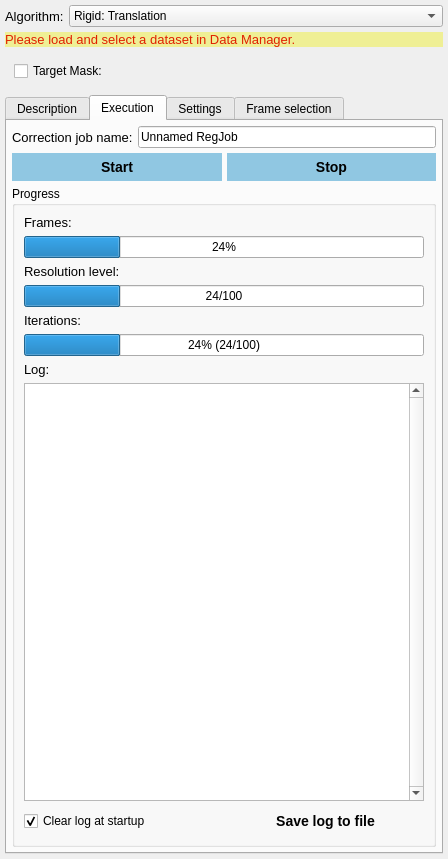
<?xml version="1.0" encoding="UTF-8"?>
<ui version="4.0">
 <class>FrameRegistrationControls</class>
 <widget class="QWidget" name="FrameRegistrationControls">
  <property name="geometry">
   <rect>
    <x>0</x>
    <y>0</y>
    <width>408</width>
    <height>859</height>
   </rect>
  </property>
  <property name="styleSheet">
   <string notr="true">QPushButton
{
    font: Roboto;
    font: bold;
    font-size: 14px;
 /*   color: #FFF;*/
    background-color: transparent;
    border: 0px;
    padding: 6px;
}
QPushButton:disabled
{
   color: #595B5C;
}

QPushButton:hover
{
    background-color:rgba(0,0,0,20%);
}
QLabel
{
    font: Roboto;
/*    font: bold;*/
    font-size: 10pt;
/*    color: #FFF; */
}

QSpinBox, QSpinBox::before
{
    background-color: transparent;
    font: Roboto;
    font: normal;
    font-size: 10pt;
    color: #FFF; 
    border:0px;
}</string>
  </property>
  <layout class="QVBoxLayout" name="verticalLayout">
   <property name="spacing">
    <number>5</number>
   </property>
   <property name="leftMargin">
    <number>5</number>
   </property>
   <property name="topMargin">
    <number>5</number>
   </property>
   <property name="rightMargin">
    <number>5</number>
   </property>
   <property name="bottomMargin">
    <number>5</number>
   </property>
   <item>
    <layout class="QHBoxLayout" name="horizontalLayout_3">
     <item>
      <widget class="QLabel" name="label_PreRegistration">
       <property name="text">
        <string>Algorithm:</string>
       </property>
      </widget>
     </item>
     <item>
      <widget class="QComboBox" name="comboBox_Algorithm">
       <property name="sizePolicy">
        <sizepolicy hsizetype="Expanding" vsizetype="Fixed">
         <horstretch>0</horstretch>
         <verstretch>0</verstretch>
        </sizepolicy>
       </property>
       <item>
        <property name="text">
         <string>Rigid: Translation</string>
        </property>
       </item>
       <item>
        <property name="text">
         <string>Rigid: Translation + Euler Angles</string>
        </property>
       </item>
       <item>
        <property name="text">
         <string>Rigid: Translation + Euler Angles (Mutual Info, Multi Resolution)</string>
        </property>
       </item>
       <item>
        <property name="text">
         <string>Rigid: Translation + Euler Angles (Mutual Info)</string>
        </property>
       </item>
       <item>
        <property name="text">
         <string>Deformable: Level Set Motion (Multi Resolution)</string>
        </property>
       </item>
       <item>
        <property name="text">
         <string>Deformable: Level Set Motion</string>
        </property>
       </item>
       <item>
        <property name="text">
         <string>Deformable: Thiron's demons (Fast, Multi Resolution)</string>
        </property>
       </item>
       <item>
        <property name="text">
         <string>Deformable: Thiron's demons (Fast)</string>
        </property>
       </item>
       <item>
        <property name="text">
         <string>Deformable: Thiron's demons (Fast, Refined)</string>
        </property>
       </item>
       <item>
        <property name="text">
         <string>Deformable: Thiron's demons</string>
        </property>
       </item>
       <item>
        <property name="text">
         <string>Affine: Translation + Rotation + Scaling + Shearing</string>
        </property>
       </item>
      </widget>
     </item>
    </layout>
   </item>
   <item>
    <layout class="QVBoxLayout" name="verticalLayout_7">
     <item>
      <widget class="QLabel" name="label_TargetImage">
       <property name="styleSheet">
        <string notr="true">color: #E02000;
background-color: #efef95;</string>
       </property>
       <property name="text">
        <string>Please load and select a dataset in Data Manager.</string>
       </property>
      </widget>
     </item>
    </layout>
   </item>
   <item>
    <widget class="QWidget" name="groupMasks" native="true">
     <layout class="QHBoxLayout" name="horizontalLayout_4">
      <item>
       <widget class="QCheckBox" name="checkTargetMask">
        <property name="text">
         <string>Target Mask:</string>
        </property>
       </widget>
      </item>
      <item>
       <widget class="QLabel" name="m_lbTargetMaskName">
        <property name="text">
         <string/>
        </property>
       </widget>
      </item>
     </layout>
    </widget>
   </item>
   <item>
    <widget class="QTabWidget" name="m_tabs">
     <property name="enabled">
      <bool>true</bool>
     </property>
     <property name="minimumSize">
      <size>
       <width>200</width>
       <height>0</height>
      </size>
     </property>
     <property name="currentIndex">
      <number>1</number>
     </property>
     <property name="documentMode">
      <bool>false</bool>
     </property>
     <property name="tabsClosable">
      <bool>false</bool>
     </property>
     <property name="movable">
      <bool>false</bool>
     </property>
     <widget class="QWidget" name="m_tabSelection">
      <attribute name="title">
       <string>Description</string>
      </attribute>
      <layout class="QGridLayout" name="gridLayout_2">
       <property name="leftMargin">
        <number>5</number>
       </property>
       <property name="topMargin">
        <number>5</number>
       </property>
       <property name="rightMargin">
        <number>5</number>
       </property>
       <property name="bottomMargin">
        <number>5</number>
       </property>
       <property name="spacing">
        <number>5</number>
       </property>
       <item row="0" column="0">
        <widget class="QmitkAlgorithmProfileViewer" name="m_teAlgorithmDetails" native="true"/>
       </item>
      </layout>
     </widget>
     <widget class="QWidget" name="m_tabExecution">
      <attribute name="title">
       <string>Execution</string>
      </attribute>
      <layout class="QVBoxLayout" name="verticalLayout_2">
       <property name="spacing">
        <number>5</number>
       </property>
       <property name="leftMargin">
        <number>5</number>
       </property>
       <property name="topMargin">
        <number>5</number>
       </property>
       <property name="rightMargin">
        <number>5</number>
       </property>
       <property name="bottomMargin">
        <number>5</number>
       </property>
       <item>
        <layout class="QHBoxLayout" name="horizontalLayout_6">
         <item>
          <widget class="QLabel" name="label_9">
           <property name="text">
            <string>Correction job name:</string>
           </property>
          </widget>
         </item>
         <item>
          <widget class="QLineEdit" name="m_leRegJobName">
           <property name="toolTip">
            <string>Name of the resulting mapped image</string>
           </property>
           <property name="text">
            <string>Unnamed RegJob</string>
           </property>
          </widget>
         </item>
        </layout>
       </item>
       <item>
        <layout class="QHBoxLayout" name="horizontalLayout_5">
         <item>
          <widget class="QPushButton" name="m_pbStartReg">
           <property name="styleSheet">
            <string notr="true">QPushButton
{
background-color:#883399CC;
}
QPushButton:hover
{
    background-color:#CC3399CC;
}</string>
           </property>
           <property name="text">
            <string>Start</string>
           </property>
          </widget>
         </item>
         <item>
          <widget class="QPushButton" name="m_pbStopReg">
           <property name="styleSheet">
            <string notr="true">QPushButton
{
background-color:#883399CC;
}
QPushButton:hover
{
    background-color:#CC3399CC;
}</string>
           </property>
           <property name="text">
            <string>Stop</string>
           </property>
          </widget>
         </item>
        </layout>
       </item>
       <item>
        <widget class="QGroupBox" name="groupBox">
         <property name="sizePolicy">
          <sizepolicy hsizetype="Preferred" vsizetype="MinimumExpanding">
           <horstretch>0</horstretch>
           <verstretch>0</verstretch>
          </sizepolicy>
         </property>
         <property name="title">
          <string>Progress</string>
         </property>
         <property name="flat">
          <bool>false</bool>
         </property>
         <layout class="QVBoxLayout" name="verticalLayout_3">
          <item>
           <widget class="QLabel" name="label_3">
            <property name="text">
             <string>Frames:</string>
            </property>
           </widget>
          </item>
          <item>
           <widget class="QProgressBar" name="m_progBarFrame">
            <property name="value">
             <number>24</number>
            </property>
           </widget>
          </item>
          <item>
           <widget class="QLabel" name="m_lbProgBarLevel">
            <property name="text">
             <string>Resolution level:</string>
            </property>
           </widget>
          </item>
          <item>
           <widget class="QProgressBar" name="m_progBarLevel">
            <property name="maximum">
             <number>100</number>
            </property>
            <property name="value">
             <number>24</number>
            </property>
            <property name="invertedAppearance">
             <bool>false</bool>
            </property>
            <property name="format">
             <string>%v/%m</string>
            </property>
           </widget>
          </item>
          <item>
           <widget class="QLabel" name="m_lbProgBarIteration">
            <property name="text">
             <string>Iterations:</string>
            </property>
           </widget>
          </item>
          <item>
           <widget class="QProgressBar" name="m_progBarIteration">
            <property name="maximum">
             <number>100</number>
            </property>
            <property name="value">
             <number>24</number>
            </property>
            <property name="invertedAppearance">
             <bool>false</bool>
            </property>
            <property name="format">
             <string>%p% (%v/%m)</string>
            </property>
           </widget>
          </item>
          <item>
           <widget class="QLabel" name="label_log">
            <property name="text">
             <string>Log:</string>
            </property>
           </widget>
          </item>
          <item>
           <widget class="QTextEdit" name="m_teLog">
            <property name="sizePolicy">
             <sizepolicy hsizetype="Expanding" vsizetype="Expanding">
              <horstretch>0</horstretch>
              <verstretch>0</verstretch>
             </sizepolicy>
            </property>
            <property name="font">
             <font>
              <pointsize>9</pointsize>
             </font>
            </property>
            <property name="verticalScrollBarPolicy">
             <enum>Qt::ScrollBarAlwaysOn</enum>
            </property>
            <property name="tabChangesFocus">
             <bool>true</bool>
            </property>
            <property name="lineWrapMode">
             <enum>QTextEdit::NoWrap</enum>
            </property>
            <property name="readOnly">
             <bool>true</bool>
            </property>
           </widget>
          </item>
          <item>
           <layout class="QHBoxLayout" name="horizontalLayout">
            <item>
             <widget class="QCheckBox" name="m_checkClearLog">
              <property name="text">
               <string>Clear log at startup</string>
              </property>
              <property name="checked">
               <bool>true</bool>
              </property>
             </widget>
            </item>
            <item>
             <widget class="QPushButton" name="m_pbSaveLog">
              <property name="text">
               <string>Save log to file</string>
              </property>
             </widget>
            </item>
           </layout>
          </item>
         </layout>
        </widget>
       </item>
      </layout>
     </widget>
     <widget class="QWidget" name="m_tabSettings">
      <attribute name="title">
       <string>Settings</string>
      </attribute>
      <layout class="QVBoxLayout" name="verticalLayout_4">
       <property name="spacing">
        <number>5</number>
       </property>
       <property name="leftMargin">
        <number>5</number>
       </property>
       <property name="topMargin">
        <number>5</number>
       </property>
       <property name="rightMargin">
        <number>5</number>
       </property>
       <property name="bottomMargin">
        <number>5</number>
       </property>
       <item>
        <widget class="QmitkMapperSettingsWidget" name="m_mapperSettings" native="true"/>
       </item>
       <item>
        <widget class="QmitkAlgorithmSettingsConfig" name="m_AlgoConfigurator" native="true">
         <property name="sizePolicy">
          <sizepolicy hsizetype="MinimumExpanding" vsizetype="MinimumExpanding">
           <horstretch>0</horstretch>
           <verstretch>0</verstretch>
          </sizepolicy>
         </property>
         <property name="minimumSize">
          <size>
           <width>250</width>
           <height>0</height>
          </size>
         </property>
        </widget>
       </item>
      </layout>
     </widget>
     <widget class="QWidget" name="m_tabExclusion">
      <attribute name="title">
       <string>Frame selection</string>
      </attribute>
      <layout class="QVBoxLayout" name="verticalLayout_6">
       <item>
        <widget class="QLabel" name="label">
         <property name="text">
          <string>Select frames/timepoints that should be corrected:</string>
         </property>
        </widget>
       </item>
       <item>
        <widget class="QListWidget" name="m_listFrames"/>
       </item>
       <item>
        <layout class="QHBoxLayout" name="horizontalLayout_2">
         <item>
          <widget class="QPushButton" name="m_btnFrameSelAll">
           <property name="text">
            <string>Select all</string>
           </property>
          </widget>
         </item>
         <item>
          <widget class="QPushButton" name="m_btnFrameDeSelAll">
           <property name="text">
            <string>Deselect all</string>
           </property>
          </widget>
         </item>
         <item>
          <widget class="QPushButton" name="m_btnFrameInvert">
           <property name="text">
            <string>Invert</string>
           </property>
          </widget>
         </item>
        </layout>
       </item>
      </layout>
     </widget>
    </widget>
   </item>
  </layout>
 </widget>
 <customwidgets>
  <customwidget>
   <class>QmitkAlgorithmProfileViewer</class>
   <extends>QWidget</extends>
   <header>QmitkAlgorithmProfileViewer.h</header>
  </customwidget>
  <customwidget>
   <class>QmitkAlgorithmSettingsConfig</class>
   <extends>QWidget</extends>
   <header>QmitkAlgorithmSettingsConfig.h</header>
  </customwidget>
  <customwidget>
   <class>QmitkMapperSettingsWidget</class>
   <extends>QWidget</extends>
   <header>QmitkMapperSettingsWidget.h</header>
   <container>1</container>
  </customwidget>
 </customwidgets>
 <resources/>
 <connections/>
 <designerdata>
  <property name="gridDeltaX">
   <number>5</number>
  </property>
  <property name="gridDeltaY">
   <number>5</number>
  </property>
  <property name="gridSnapX">
   <bool>true</bool>
  </property>
  <property name="gridSnapY">
   <bool>true</bool>
  </property>
  <property name="gridVisible">
   <bool>true</bool>
  </property>
 </designerdata>
</ui>
